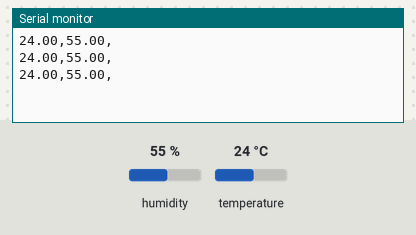
This sketch was run on a simulated Arduino Uno, built with avr-gcc and run on an emulated ATmega328P. On the bench: the last lines printed to the serial monitor. The inputs (shaded band) are chosen by the test bench; at power-on: humidity 55 %, temperature 24 °C.

Above: at 3.8 s.
3.9 s: humidity set to 22 %
At 6.5 s:
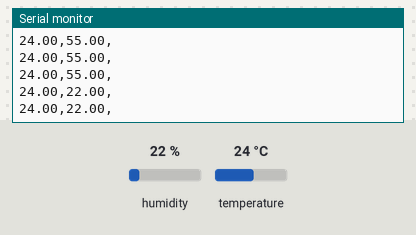
6.7 s: temperature set to 12 °C
At 7.9 s:
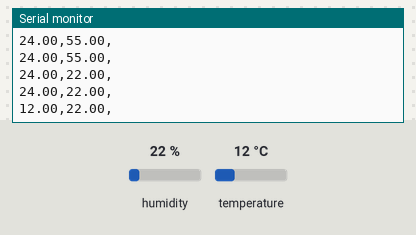
9.5 s: humidity set to 40 %
At 11.0 s:
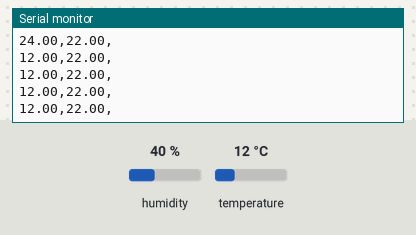
Timing chart, 0 to 12.5 s (numbered marks = the images above; inputs shaded):
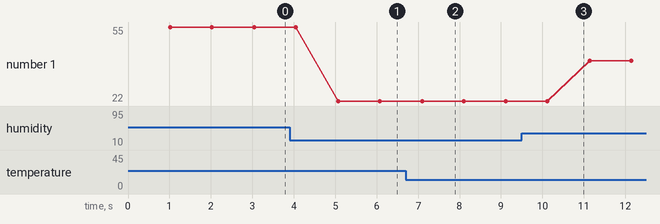

Measured:
- after the input at 3.9 s, the serial monitor: prints a new line after 1.2 s (image 1)
- after the input at 6.7 s, the serial monitor: prints a new line after 0.40 s (image 2)
- plotted number 1: 55 → 22 after the input at 3.9 s, 22 → 40 after the input at 9.5 s

The sketch:

index1.ino
```cpp
#include <DHT.h>
#define DHTPIN 2
#define DHTTYPE DHT11
DHT dht(DHTPIN, DHTTYPE);


void setup(){
  Serial.begin(9600);
  dht.begin();
}

void loop(){
  delay(1000);
  float h = dht.readHumidity();
  float t = dht.readTemperature();

  Serial.println(String(t) + "," + String(h) +",");
}
```
